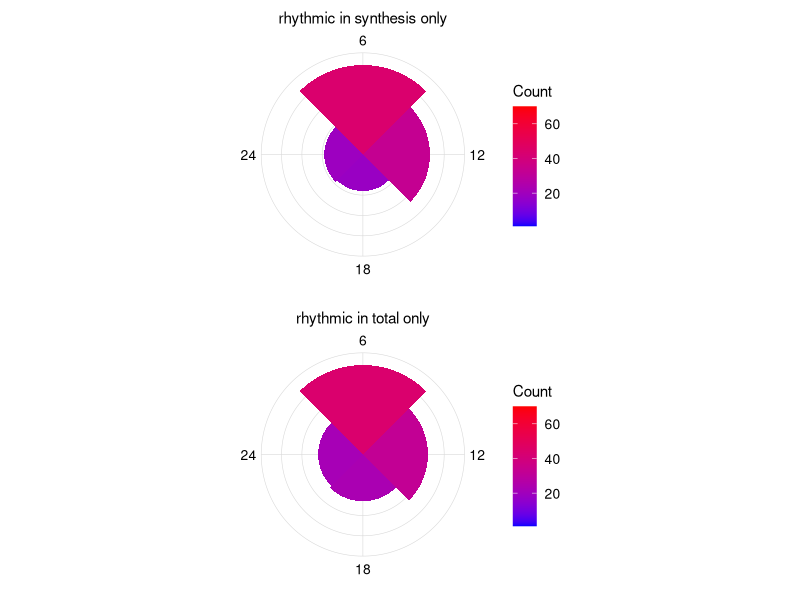
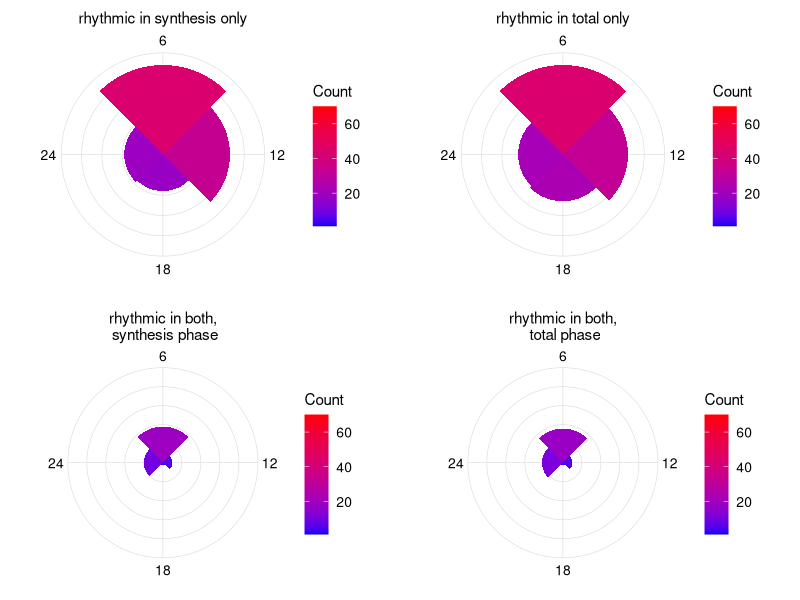
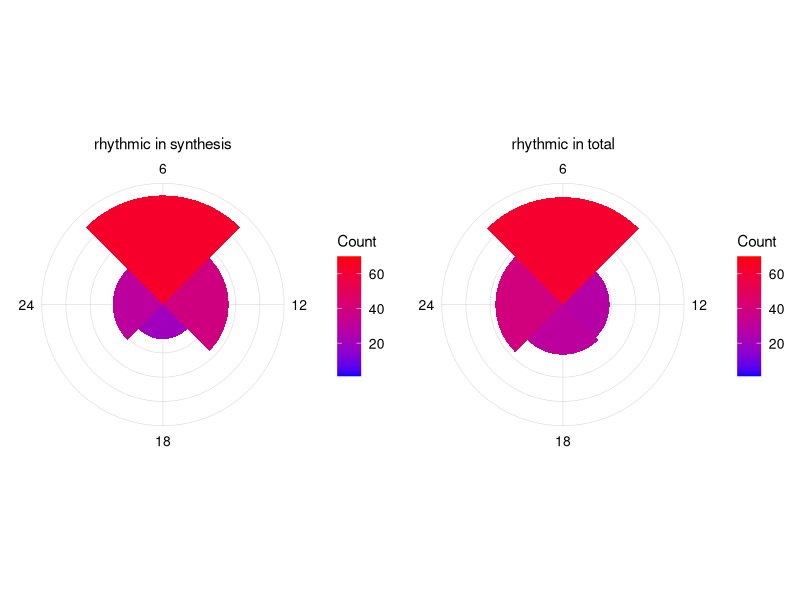
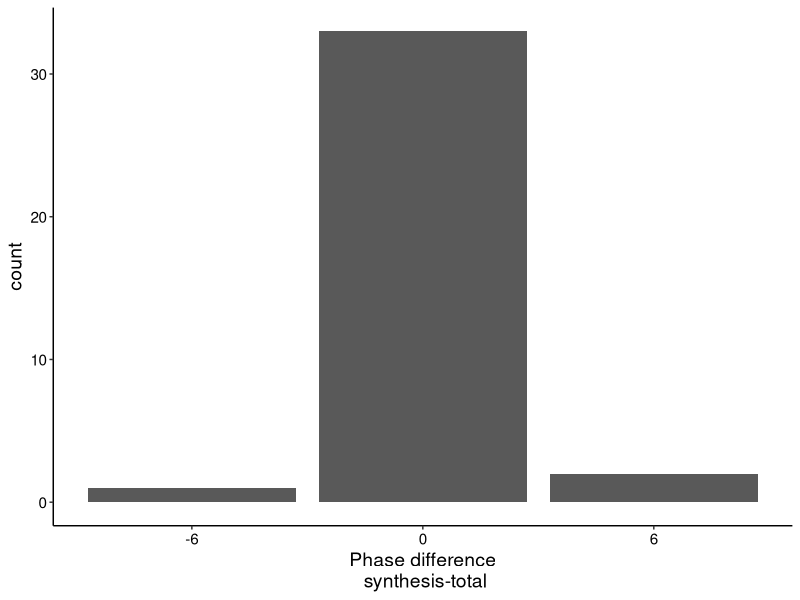
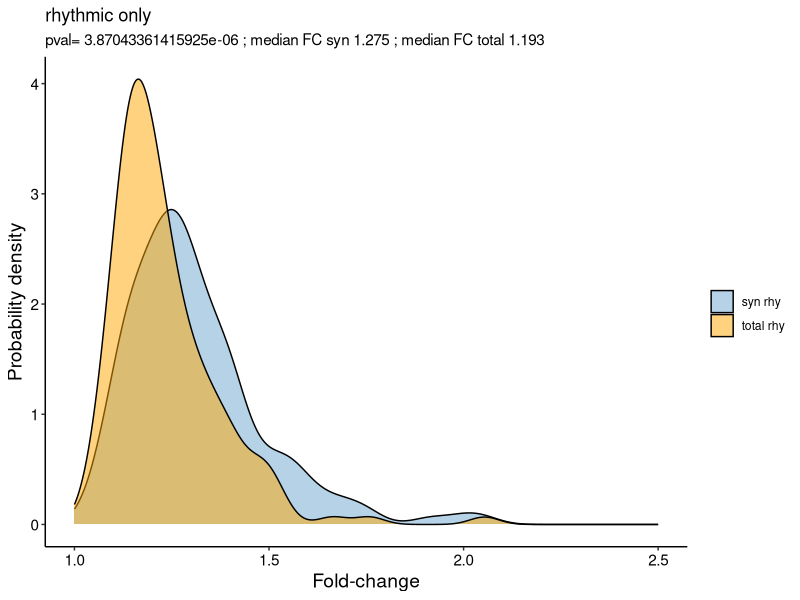

Write R code to recreate these figures, in order.
## ---- chunk 1
#clear your workspace
rm(list=ls())

#Load useful packages

if (!require("tidyverse")) {
  install.packages("tidyverse", dependencies = TRUE)
  library(tidyverse)
}


if (!require("ggplot2")) {
  install.packages("ggplot2", dependencies = TRUE)
  library(ggplot2)
}

if (!require("gridExtra")) {
  install.packages("gridExtra", dependencies = TRUE)
  library(gridExtra)
}



#make a list of all the .csv files in your working directory just so you can see what's going on
X = list.files(".",".csv")
X

#load in the rhythmicity analysis (RAIN + ECHO) results

#syn
syn_R <- read.csv("w proteins filtered syn RAIN.csv", stringsAsFactors = F)

#total
total_R <- read.csv("w proteins filtered total RAIN.csv", stringsAsFactors = F)

#synprop_R <- read.csv("w proteins filtered H-prop RAIN.csv", stringsAsFactors = F)



## ---- chunk 2

#rhythmic based on RAIN
syn_rhy <- syn_R %>% filter(pVal<0.05)
total_rhy <- total_R %>% filter(pVal<0.05)

syntot_R <- merge(syn_R, total_R, by="Leading.razor.protein", suffixes=c(".syn", ".tot"))

write.csv(syntot_R, "w proteins synthesis and total RAIN.csv", row.names = F)

#divide into 4 sets based on "rhythmicity""

rhy_both <- syntot_R %>% filter(pVal.syn<0.05 & pVal.tot<0.05) #36
rhy_totonly <- syntot_R %>% filter(pVal.syn>0.05 & pVal.tot<0.05) #121
rhy_synonly <- syntot_R %>% filter(pVal.syn<0.05 & pVal.tot>0.05) #114
nonrhy <- syntot_R %>% filter(pVal.syn>0.05 & pVal.tot>0.05) #2257


## ---- chunk 3
#check numbers for anova
syn_R_avFC <- read.csv("w proteins syn RAIN avFC ANOVA.csv", stringsAsFactors = F)
tot_R_avFC <- read.csv("w proteins total RAIN avFC ANOVA.csv", stringsAsFactors = F)

syntot_R_avFC <- merge(syn_R_avFC, tot_R_avFC, by="Leading.razor.protein", suffixes=c(".syn", ".tot"))

syntot_R_avFC %>% filter(anova_pval.syn<0.05 & anova_pval.tot<0.05) #16
syntot_R_avFC %>% filter(anova_pval.syn>0.05 & anova_pval.tot<0.05) #67
syntot_R_avFC %>% filter(anova_pval.syn<0.05 & anova_pval.tot>0.05) #50
syntot_R_avFC %>% filter(anova_pval.syn>0.05 & anova_pval.tot>0.05) #2395



## ---- chunk 4
#compare phase plots of these 

#function
#function ot plot
axis_colour = "grey85"
axis_text_size = 10

plottheme <- theme(axis.text.x = element_text(color = "black", size = axis_text_size, vjust = 0),
        axis.title.y = element_blank(), 
        axis.text.y = element_blank(),
        axis.ticks.y = element_blank(),
        panel.grid = element_blank(),
        panel.border = element_blank(),
        plot.background = element_rect(fill="transparent"),
        panel.background = element_rect(fill = "transparent"),
        legend.box.background = element_blank(),
        legend.text = element_text(size = axis_text_size)
        )

phasepl <- function(data, ph, maxh, t) {
  ggplot(data, aes(x = ph)) + 
  geom_hline(yintercept = seq(0, maxh, by = maxh/5), colour = axis_colour, size = 0.2) +
  geom_vline(xintercept = seq(6, 24, 6), colour = axis_colour, size = 0.2) +
  geom_histogram(binwidth=6, aes(fill = ..count..)) +
  scale_x_continuous(name = t,
                     breaks = seq(6, 24, 6),
                     position = "top") +
  scale_fill_gradient("Count", low="blue", high="red", limits=c(1,70)) +
plottheme +
  coord_polar(theta = "x", start = (-45*pi)/180, direction = 1) # changing the angle rotations - must be in radians, or just add to the formula
}



p1 <- phasepl(rhy_synonly, rhy_synonly$phase.syn, 50, "rhythmic in synthesis only")
p2 <- phasepl(rhy_totonly, rhy_totonly$phase.syn, 50, "rhythmic in total only")

pl <- grid.arrange(p1, p2)
#ggsave(plot=pl, "phases radial plots.pdf", height=6, width=3)


p3 <- phasepl(rhy_both, rhy_both$phase.syn, 50, "rhythmic in both,\n synthesis phase")
p4 <- phasepl(rhy_both, rhy_both$phase.tot, 50, "rhythmic in both,\n total phase")

pl <- grid.arrange(p1, p2, p3, p4, nrow=2)
#ggsave(plot=pl, "phases radial plots.pdf", height=6, width=6)


p_syn <- phasepl(syn_rhy, syn_rhy$phase, 70, "rhythmic in synthesis")
p_tot <- phasepl(total_rhy, total_rhy$phase, 70, "rhythmic in total")

pl <- grid.arrange(p_syn, p_tot, nrow=1)
ggsave(plot=pl, "phases radial plots 2.pdf", height=3, width=6)


## ---- chunk 5



#calculate phase difference
rhy_both$phase_diff <- rhy_both$phase.syn - rhy_both$phase.tot
rhy_both <- rhy_both %>% mutate(phase_diff, circad_diff = case_when(phase_diff==-18 ~ 6, phase_diff == -12 ~ 12, phase_diff == 18 ~ -6, TRUE ~ as.numeric(phase_diff)))

#chnage plottheme
plottheme <- theme(
  # Remove panel border
  panel.border = element_blank(),  
  # Remove panel grid lines
  panel.grid.major = element_blank(),
  panel.grid.minor = element_blank(),
  # Remove panel background
  panel.background = element_blank(),
  # Add axis line
  axis.line = element_line(colour = "black"),
  axis.text=element_text(colour="black", size=11),
  axis.title=element_text(size=14),
  )

pdif_st <- ggplot()+geom_histogram(aes(x=as.factor(rhy_both$circad_diff)),  stat="count") + plottheme + labs(x="Phase difference\n synthesis-total")
pdif_st

ggsave(plot=pdif_st, "phase differences rhythmic.pdf", width=3, height=3)


## ---- chunk 6
#compare fold-changes


syn_rhy_FC <- syn_R_avFC %>% filter(pVal<0.05)
total_rhy_FC <- tot_R_avFC %>% filter(pVal<0.05)

colours <- c("syn rhy"="skyblue3", "total rhy"="orange")
wilcox.test(syn_rhy_FC$FCav, total_rhy_FC$FCav)
pval <- wilcox.test(syn_rhy_FC$FCav, total_rhy_FC$FCav)$p.value
fcpb_rhy <- ggplot() + 
    geom_density(aes(x = (syn_rhy_FC$FCav), fill = "syn rhy"),
                color = "black", alpha = 0.5) +
    geom_density(aes(x = (total_rhy_FC$FCav), fill = "total rhy"),
               color = "black", alpha = 0.5) +
  scale_fill_manual(name = "", values = colours) +
  scale_x_continuous(trans="log") + 
  labs(y = "Probability density", title='rhythmic only', x="Fold-change", subtitle=paste("pval=", pval, "; median FC syn", round(median(syn_rhy_FC$FCav), 3), "; median FC total", round(median(total_rhy_FC$FCav), 3))) + plottheme + xlim(1, 2.5)

fcpb_rhy

ggsave(plot=fcpb_rhy, "fold-change probability density rhy.pdf", height=4, width=6)


